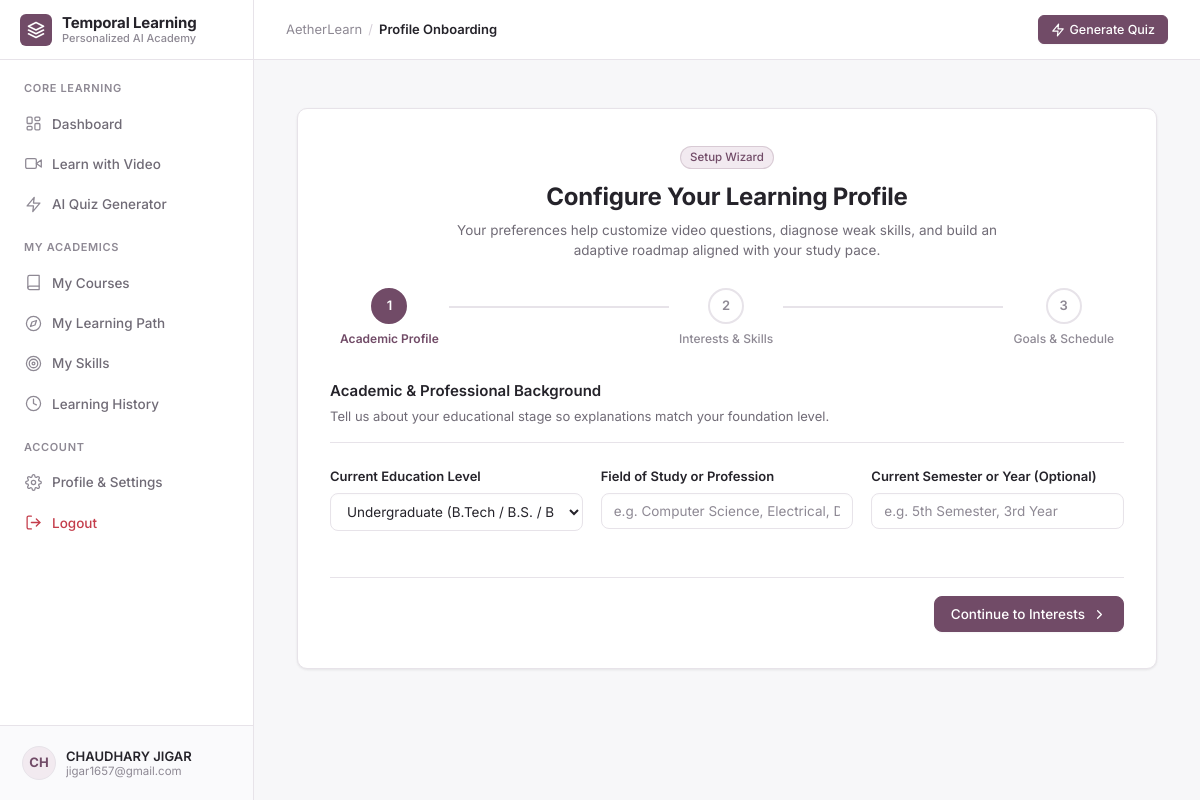
Screenshot of /onboarding (signed in) with the database file from the repository.
### models/database.py (models this page shows, shortened)
class User(db.Model):
    __tablename__ = "users"
    id = db.Column(db.Integer, primary_key=True)
    full_name = db.Column(db.String(120), nullable=False)
    email = db.Column(db.String(150), unique=True, nullable=False, index=True)
    password_hash = db.Column(db.String(255), nullable=False)
    account_status = db.Column(db.String(30), default="active")  # 'active', 'suspended', 'inactive'
    created_at = db.Column(db.DateTime, default=datetime.utcnow)
    profile = db.relationship("UserProfile", backref="user", uselist=False, cascade="all, delete-orphan")
    video_sessions = db.relationship("VideoLearningSession", backref="user", lazy="dynamic", cascade="all, delete-orphan")
    quizzes = db.relationship("Quiz", backref="user", lazy="dynamic", cascade="all, delete-orphan")
    quiz_attempts = db.relationship("QuizAttempt", backref="user", lazy="dynamic", cascade="all, delete-orphan")
    skills = db.relationship("UserSkill", backref="user", lazy="dynamic", cascade="all, delete-orphan")
    courses = db.relationship("UserCourse", backref="user", lazy="dynamic", cascade="all, delete-orphan")
    learning_paths = db.relationship("LearningPath", backref="user", lazy="dynamic", cascade="all, delete-orphan")

class UserProfile(db.Model):
    __tablename__ = "user_profiles"
    id = db.Column(db.Integer, primary_key=True)
    user_id = db.Column(db.Integer, db.ForeignKey("users.id"), unique=True, nullable=False, index=True)
    education_level = db.Column(db.String(80), default="undergraduate")  # school, diploma, undergraduate, postgraduate, professional
    field_of_study = db.Column(db.String(150), default="")
    current_semester = db.Column(db.String(50), default="")
    interests = db.Column(db.Text, default="[]")  # e.g. ["Python", "Machine Learning"]
    subject_skill_levels = db.Column(db.Text, default="{}")  # e.g. {"Python": "intermediate", "DSA": "beginner"}
    primary_goal = db.Column(db.String(150), default="Learn a new technology")
    target_skill = db.Column(db.String(120), default="Python")
    target_completion_date = db.Column(db.String(50), default="")
    daily_study_minutes = db.Column(db.Integer, default=45)
    weekly_study_hours = db.Column(db.Float, default=5.0)
    preferred_difficulty = db.Column(db.String(30), default="medium")  # easy, medium, hard, mixed
    preferred_format = db.Column(db.String(50), default="mixture")  # video, reading, practice questions, mixture
    career_goal = db.Column(db.String(150), default="")
    onboarding_completed = db.Column(db.Boolean, default=False)
    updated_at = db.Column(db.DateTime, default=datetime.utcnow, onupdate=datetime.utcnow)
    def get_interests_list(self) -> list:
        try:
            return json.loads(self.interests) if self.interests else []
        except Exception:
            return []
    def get_skill_levels_dict(self) -> dict:
        try:
            return json.loads(self.subject_skill_levels) if self.subject_skill_levels else {}
        except Exception:
            return {}

### routes/auth_routes.py (the view, shortened to what this page needs)
@auth_bp.route("/onboarding", methods=["GET", "POST"])
@login_required
def onboarding():
    user = get_current_user()
    if not user:
        return redirect(url_for("auth_routes.login"))
    profile = user.profile or UserProfile(user_id=user.id)
    return render_template(
        "learning/onboarding.html",
        user=user,
        profile=profile,
        interests=profile.get_interests_list(),
        skill_levels=profile.get_skill_levels_dict(),
        csrf_token=generate_csrf_token()
    )

### templates/learning/onboarding.html (shortened to what this page needs)
{% extends "base.html" %}
{% block page_title %}Profile Onboarding{% endblock %}
{% block content %}
<div style="max-width: 860px; margin: 20px auto 60px;">
  <div class="card" style="padding: 36px 32px; border: 1px solid var(--odoo-border); box-shadow: var(--shadow-sm);">
    <div style="margin-bottom: 28px; text-align: center;">
      <span class="badge badge-primary" style="margin-bottom: 10px;">Setup Wizard</span>
      <h2 style="font-size: 1.5rem; font-weight: 700; letter-spacing: -0.01em; color: var(--odoo-text-primary);">
        Configure Your Learning Profile
      </h2>
      <p style="font-size: 13.5px; color: var(--odoo-text-secondary); max-width: 580px; margin: 6px auto 0; line-height: 1.45;">
        Your preferences help customize video questions, diagnose weak skills, and build an adaptive roadmap aligned with your study pace.
      </p>
    </div>
    <div class="onboarding-steps-nav">
      <div class="step-node active" id="node-1" onclick="goToStep(1)">
        <div class="step-circle" id="circle-1">1</div>
        <div class="step-label">Academic Profile</div>
      </div>
      <div class="step-node" id="node-2" onclick="goToStep(2)">
        <div class="step-circle" id="circle-2">2</div>
        <div class="step-label">Interests & Skills</div>
      </div>
      <div class="step-node" id="node-3" onclick="goToStep(3)">
        <div class="step-circle" id="circle-3">3</div>
        <div class="step-label">Goals & Schedule</div>
      </div>
    </div>
    <form method="POST" action="{{ url_for('auth_routes.onboarding') }}" id="onboardingForm">
      <div class="wizard-step active" id="step-1">
        <div style="margin-bottom: 24px; padding-bottom: 16px; border-bottom: 1px solid var(--odoo-border);">
          <h3 style="font-size: 15px; font-weight: 600; color: var(--odoo-text-primary); margin-bottom: 4px;">
            Academic & Professional Background
          </h3>
          <p style="font-size: 13px; color: var(--odoo-text-secondary);">
            Tell us about your educational stage so explanations match your foundation level.
          </p>
        </div>
        <div style="display: grid; grid-template-columns: repeat(auto-fit, minmax(240px, 1fr)); gap: 18px;">
          <div class="form-group">
            <label class="form-label" for="education_level">Current Education Level</label>
            <select id="education_level" name="education_level" class="form-select">
              <option value="undergraduate" {% if profile.education_level == 'undergraduate' or not profile.education_level %}selected{% endif %}>Undergraduate (B.Tech / B.S. / B.Sc / BCA)</option>
            </select>
          </div>
          <div class="form-group">
            <label class="form-label" for="field_of_study">Field of Study or Profession</label>
            <input type="text" id="field_of_study" name="field_of_study" class="form-input" placeholder="e.g. Computer Science, Electrical, Data Analytics" value="{{ profile.field_of_study or '' }}" required>
          </div>
          <div class="form-group">
            <label class="form-label" for="current_semester">Current Semester or Year (Optional)</label>
            <input type="text" id="current_semester" name="current_semester" class="form-input" placeholder="e.g. 5th Semester, 3rd Year" value="{{ profile.current_semester or '' }}">
          </div>
        </div>
        <div style="display: flex; justify-content: flex-end; margin-top: 28px; padding-top: 18px; border-top: 1px solid var(--odoo-border);">
          <button type="button" class="btn btn-primary" onclick="goToStep(2)">
            <span>Continue to Interests</span>
            <svg width="15" height="15" viewBox="0 0 24 24" fill="none" stroke="currentColor" stroke-width="2" stroke-linecap="round" stroke-linejoin="round">
              <polyline points="9 18 15 12 9 6"></polyline>
            </svg>
          </button>
        </div>
      </div>
        {% set domain_options = [
          'Python',
          'Data Structures and Algorithms',
          'Machine Learning',
          'Web Development',
          'Artificial Intelligence',
          'Data Science',
          'Java',
          'Databases',
          'Cybersecurity',
          'Cloud Computing'
        ] %}
    </form>
  </div>
</div>
{% endblock %}

### templates/base.html (shortened to what this page needs)
<!DOCTYPE html>
<html lang="en">
<head>
</head>
<body>
  <aside class="app-sidebar" id="appSidebar">
    <a href="{{ url_for('learning_routes.dashboard') if session.get('user_id') else url_for('home') }}" class="sidebar-brand">
      <div class="brand-mark">
        <svg width="18" height="18" viewBox="0 0 24 24" fill="none" stroke="currentColor" stroke-width="2.2" stroke-linecap="round" stroke-linejoin="round">
          <path d="M12 2L2 7l10 5 10-5-10-5z"></path>
          <path d="M2 17l10 5 10-5"></path>
          <path d="M2 12l10 5 10-5"></path>
        </svg>
      </div>
      <div class="brand-title-wrap">
        <div class="brand-title">Temporal Learning</div>
        <div class="brand-subtitle">Personalized AI Academy</div>
      </div>
    </a>
    <nav class="sidebar-nav">
      <div class="nav-section-label">Core Learning</div>
      <a href="{{ url_for('learning_routes.dashboard') }}" class="nav-item {% if request.endpoint == 'learning_routes.dashboard' %}active{% endif %}">
        <span class="nav-icon">
        </span>
        <span>Dashboard</span>
      </a>
      <a href="{{ url_for('home') }}" class="nav-item {% if request.endpoint == 'home' %}active{% endif %}">
        <span class="nav-icon">
          <svg width="17" height="17" viewBox="0 0 24 24" fill="none" stroke="currentColor" stroke-width="1.8" stroke-linecap="round" stroke-linejoin="round">
            <polygon points="23 7 16 12 23 17 23 7"></polygon>
            <rect x="1" y="5" width="15" height="14" rx="2" ry="2"></rect>
          </svg>
        </span>
        <span>Learn with Video</span>
      </a>
      <a href="{{ url_for('learning_routes.quiz_generator') }}" class="nav-item {% if request.endpoint and 'quiz' in request.endpoint and request.endpoint != 'learning_routes.dashboard' %}active{% endif %}">
        <span class="nav-icon">
          <svg width="17" height="17" viewBox="0 0 24 24" fill="none" stroke="currentColor" stroke-width="1.8" stroke-linecap="round" stroke-linejoin="round">
            <polygon points="13 2 3 14 12 14 11 22 21 10 12 10 13 2"></polygon>
          </svg>
        </span>
        <span>AI Quiz Generator</span>
      </a>
      <div class="nav-section-label">My Academics</div>
      <a href="{{ url_for('learning_routes.courses_view') }}" class="nav-item {% if request.endpoint == 'learning_routes.courses_view' %}active{% endif %}">
        <span class="nav-icon">
          <svg width="17" height="17" viewBox="0 0 24 24" fill="none" stroke="currentColor" stroke-width="1.8" stroke-linecap="round" stroke-linejoin="round">
            <path d="M4 19.5A2.5 2.5 0 0 1 6.5 17H20"></path>
            <path d="M6.5 2H20v20H6.5A2.5 2.5 0 0 1 4 19.5v-15A2.5 2.5 0 0 1 6.5 2z"></path>
          </svg>
        </span>
        <span>My Courses</span>
      </a>
      <a href="{{ url_for('learning_routes.learning_path_view') }}" class="nav-item {% if request.endpoint == 'learning_routes.learning_path_view' %}active{% endif %}">
        <span class="nav-icon">
          <svg width="17" height="17" viewBox="0 0 24 24" fill="none" stroke="currentColor" stroke-width="1.8" stroke-linecap="round" stroke-linejoin="round">
            <circle cx="12" cy="12" r="10"></circle>
            <polygon points="16.24 7.76 14.12 14.12 7.76 16.24 9.88 9.88 16.24 7.76"></polygon>
          </svg>
        </span>
        <span>My Learning Path</span>
      </a>
      <a href="{{ url_for('learning_routes.skills_overview') }}" class="nav-item {% if request.endpoint == 'learning_routes.skills_overview' %}active{% endif %}">
        <span class="nav-icon">
          <svg width="17" height="17" viewBox="0 0 24 24" fill="none" stroke="currentColor" stroke-width="1.8" stroke-linecap="round" stroke-linejoin="round">
            <circle cx="12" cy="12" r="10"></circle>
            <circle cx="12" cy="12" r="6"></circle>
            <circle cx="12" cy="12" r="2"></circle>
          </svg>
        </span>
        <span>My Skills</span>
      </a>
      <a href="{{ url_for('learning_routes.learning_history') }}" class="nav-item {% if request.endpoint == 'learning_routes.learning_history' %}active{% endif %}">
        <span class="nav-icon">
          <svg width="17" height="17" viewBox="0 0 24 24" fill="none" stroke="currentColor" stroke-width="1.8" stroke-linecap="round" stroke-linejoin="round">
            <circle cx="12" cy="12" r="10"></circle>
            <polyline points="12 6 12 12 16 14"></polyline>
          </svg>
        </span>
        <span>Learning History</span>
      </a>
      <div class="nav-section-label">Account</div>
      <a href="{{ url_for('auth_routes.profile') }}" class="nav-item {% if request.endpoint == 'auth_routes.profile' %}active{% endif %}">
        <span class="nav-icon">
        </span>
        <span>Profile & Settings</span>
      </a>
      {% if session.get('user_id') %}
      <a href="{{ url_for('auth_routes.logout') }}" class="nav-item" style="color: var(--odoo-error);">
        <span class="nav-icon" style="color: var(--odoo-error);">
          <svg width="17" height="17" viewBox="0 0 24 24" fill="none" stroke="currentColor" stroke-width="1.8" stroke-linecap="round" stroke-linejoin="round">
            <path d="M9 21H5a2 2 0 0 1-2-2V5a2 2 0 0 1 2-2h4"></path>
            <polyline points="16 17 21 12 16 7"></polyline>
            <line x1="21" y1="12" x2="9" y2="12"></line>
          </svg>
        </span>
        <span>Logout</span>
      </a>
      {% endif %}
    </nav>
    {% if session.get('user_id') and current_user %}
    <div class="sidebar-footer">
      <a href="{{ url_for('auth_routes.profile') }}" class="user-profile-widget" title="View profile and learning preferences">
        <div class="user-avatar">
          {{ current_user.full_name[:2].upper() if current_user.full_name else 'ME' }}
        </div>
        <div class="user-details">
          <div class="user-name-text">{{ current_user.full_name }}</div>
          <div class="user-email-text">{{ current_user.email }}</div>
        </div>
      </a>
    </div>
    {% endif %}
  </aside>
  <div class="app-main">
    <header class="app-topbar">
      <div class="topbar-left">
        <div class="topbar-breadcrumb">
          <span>AetherLearn</span>
          <span class="topbar-breadcrumb-separator">/</span>
          <span class="topbar-breadcrumb-current">{% block page_title %}Dashboard{% endblock %}</span>
        </div>
      </div>
      <div class="topbar-actions">
        {% block topbar_actions %}
          {% if session.get('user_id') %}
            <a href="{{ url_for('learning_routes.quiz_generator') }}" class="btn btn-primary btn-sm">
              <svg width="14" height="14" viewBox="0 0 24 24" fill="none" stroke="currentColor" stroke-width="2" stroke-linecap="round" stroke-linejoin="round">
                <polygon points="13 2 3 14 12 14 11 22 21 10 12 10 13 2"></polygon>
              </svg>
              <span>Generate Quiz</span>
            </a>
          {% else %}
            <a href="{{ url_for('auth_routes.login') }}" class="btn btn-secondary btn-sm">Log In</a>
            <a href="{{ url_for('auth_routes.register') }}" class="btn btn-primary btn-sm">Sign Up</a>
          {% endif %}
        {% endblock %}
      </div>
    </header>
    <main class="app-content">
      {% block content %}{% endblock %}
    </main>
  </div>
</body>
</html>

### rows the page displays
User: full_name "CH", full_name "CHAUDHARY JIGAR", email "jigar1657@gmail.com"
UserProfile: education_level "Undergraduate (B.Tech / B.S. / B.Sc / BCA)"
